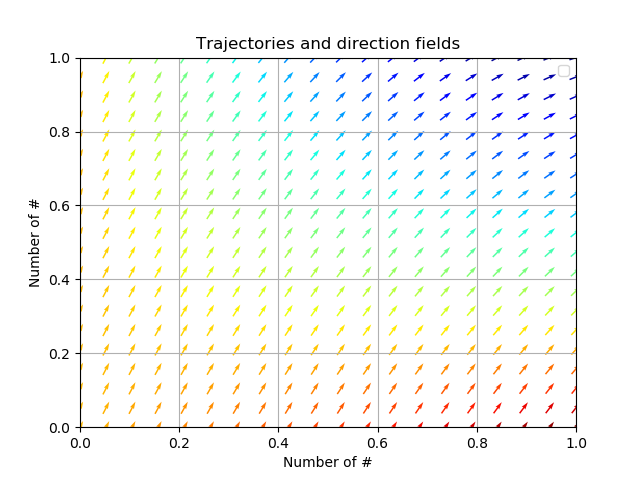

This chart was generated by the following Python code:
from __future__ import print_function
import numpy as np
import pylab as p

# Definition of parameters 


# def dX_dt(X, t=0):
#     """ Return the growth rate of fox and rabbit populations. """
#     a = 1.
#     b = 0.1
#     c = 1.5
#     d = 0.075
#     return array([ a*X[0] - b*X[0]*X[1] , -c*X[1] + d*X[0]*X[1] ])

def dX_dt(X, t=0):
    """ Simple ODE """
    a = 1.
    b = 2
    c = 3
    d = 4
    u, v = X

    '''
    eq. 1;
        du/dt = au + b
    eq. 2;
        dv/dt = cv + d
    '''
    return np.array([ a*u + b , -c*u*v + d ])

f2 = p.figure()

#-------------------------------------------------------
# define a grid and compute direction at each point
# ymax = p.ylim(ymin=0)[1]                        # get axis limits
# xmax = p.xlim(xmin=0)[1] 
ymax = 1.0
xmax = 1.0
nb_points   = 20                      

x = np.linspace(0, xmax, nb_points)
y = np.linspace(0, ymax, nb_points)

X1 , Y1  = np.meshgrid(x, y)                       # create a grid
DX1, DY1 = dX_dt([X1, Y1])                      # compute growth rate on the gridt
M = (np.hypot(DX1, DY1))                           # Norm of the growth rate 
M[ M == 0] = 1.                                 # Avoid zero division errors 
DX1 /= M                                        # Normalize each arrows
DY1 /= M                                  

#-------------------------------------------------------
p.title('Trajectories and direction fields')
p.quiver(X1, Y1, DX1, DY1, M, pivot='mid', cmap=p.cm.jet)
p.xlabel('Number of #')
p.ylabel('Number of #')
p.legend()
p.grid()
p.xlim(0, xmax)
p.ylim(0, ymax)
f2.savefig('vector_field_grapher.png')

p.show()